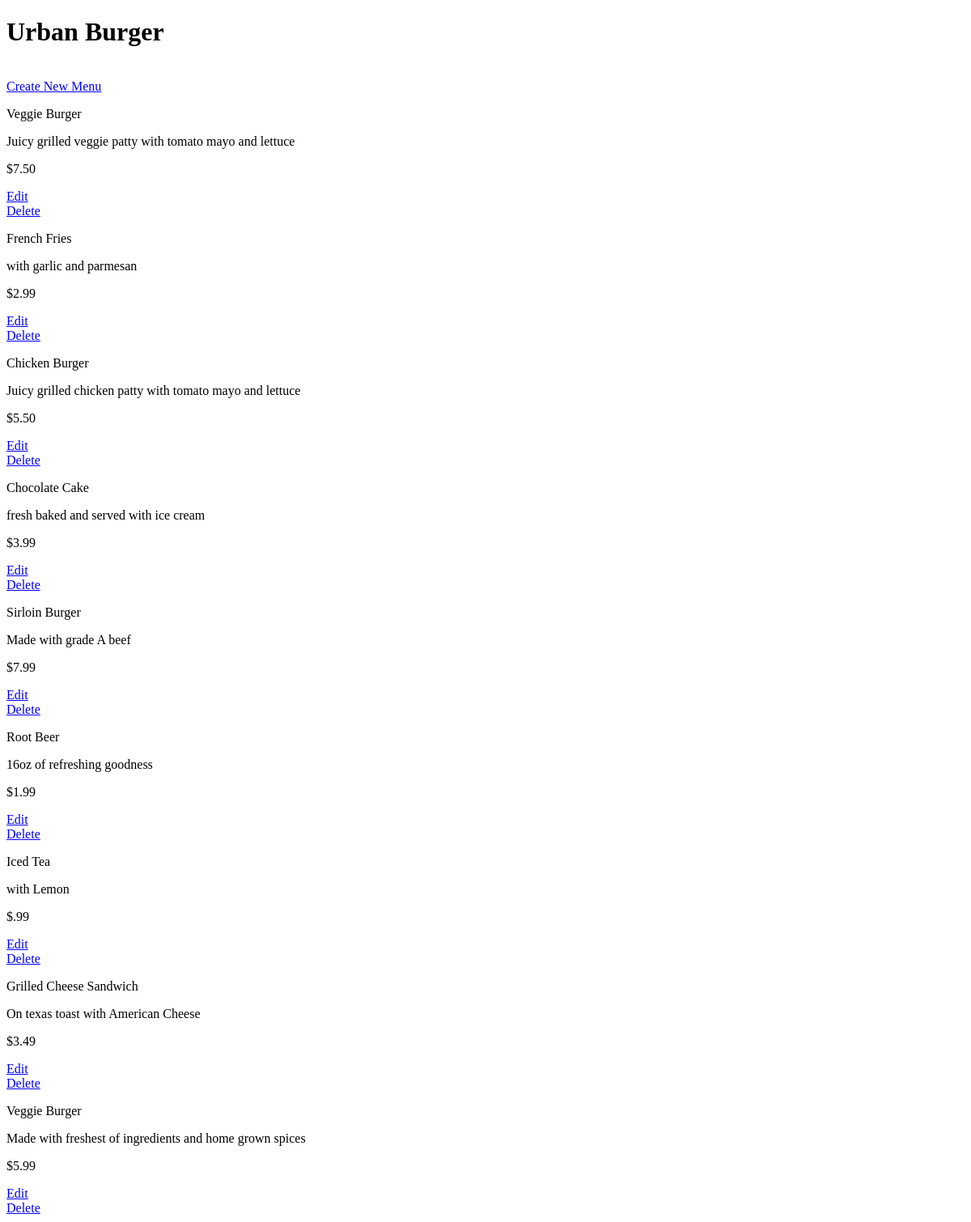
The app's page /restaurant/1/, older data.
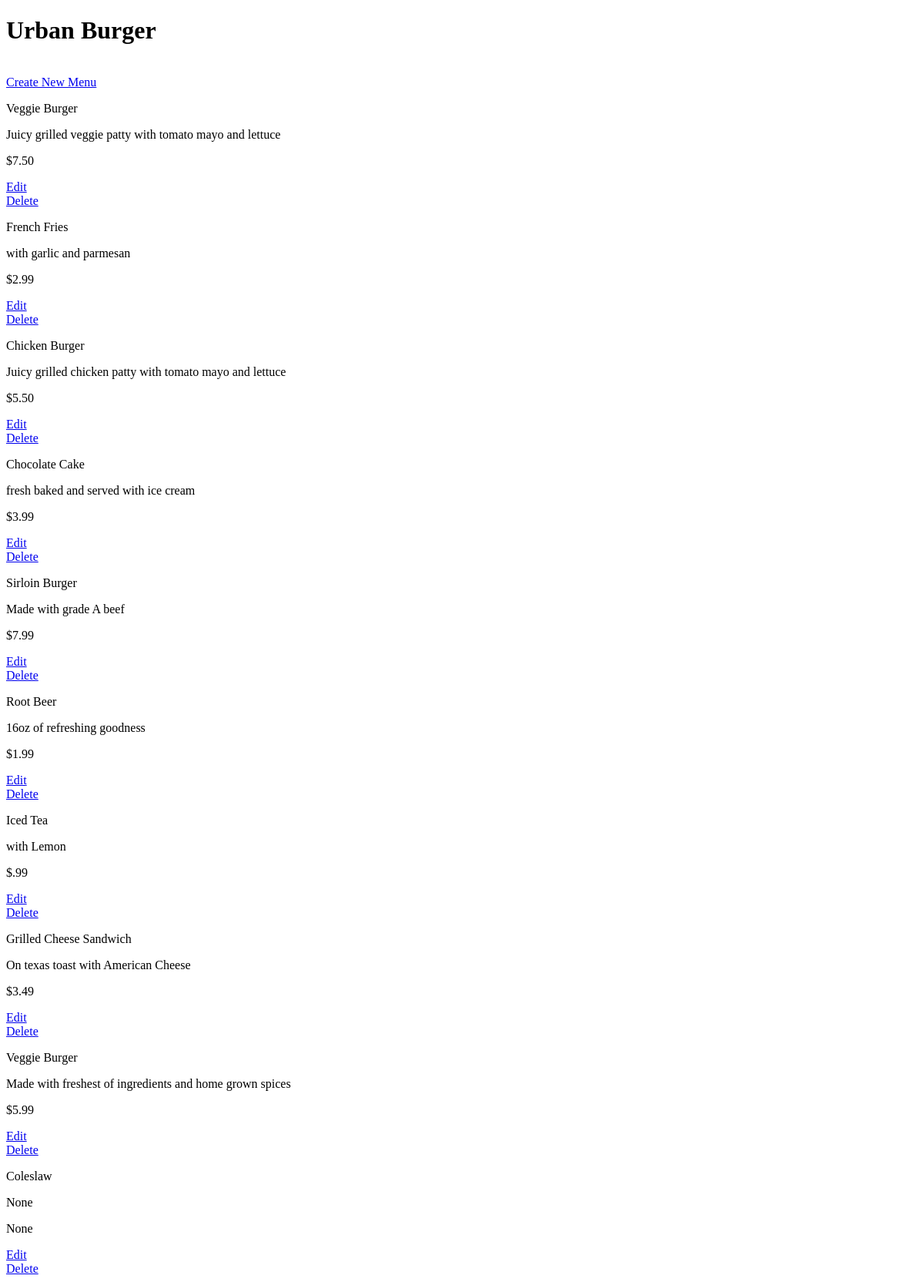
The same page, newer data.
### database_setup.py (models this page shows)
class Restaurant(Base):
    __tablename__ = 'restaurant'
    name = Column(String(80), nullable = False)
    id = Column(Integer, primary_key = True)

class MenuItem(Base):
    __tablename__ = 'menu_item'
    name = Column(String(80), nullable = False)
    id = Column(Integer, primary_key = True)
    course = Column(String(250))
    description = Column(String(250))
    price = Column(String(8))
    restaurant_id = Column(
        Integer, ForeignKey('restaurant.id')
    )
    restaurant = relationship(Restaurant)

### project.py (the view)
@app.route("/restaurant/<int:restaurant_id>/")
def restaurantMenu(restaurant_id):
    DBSession = sessionmaker(bind=engine)
    session = DBSession()
    restaurant = session.query(Restaurant).filter_by(id = restaurant_id).one()
    items = session.query(MenuItem).filter_by(restaurant_id = restaurant_id)
    return render_template('menu.html', restaurant = restaurant, items = items)

### templates/menu.html (shortened to what this page needs)
<!DOCTYPE html>
<html lang="en">
<head>
</head>
<body>
    <h1>{{restaurant.name}}</h1>
    <br>
    <a href="{{url_for('newMenuItem', restaurant_id = restaurant.id )}}"> Create New Menu</a>
    {% for i in items %}
    <div>
        <p>{{i.name}}</p>
        <p>{{i.description}}</p>
        <p> {{i.price}} </p>
        <a href='{{url_for('editMenuItem', restaurant_id = restaurant.id, menu_id = i.id) }}'>Edit</a>
        <a href = '{{url_for('deleteMenuItem', restaurant_id = restaurant.id, menu_id = i.id ) }}'>Delete</a>
    </div>
    {% endfor %}
</body>
</html>

Row changes from the older to the newer data that the page shows:
added MenuItem: name "Coleslaw", description "None", price "None"
